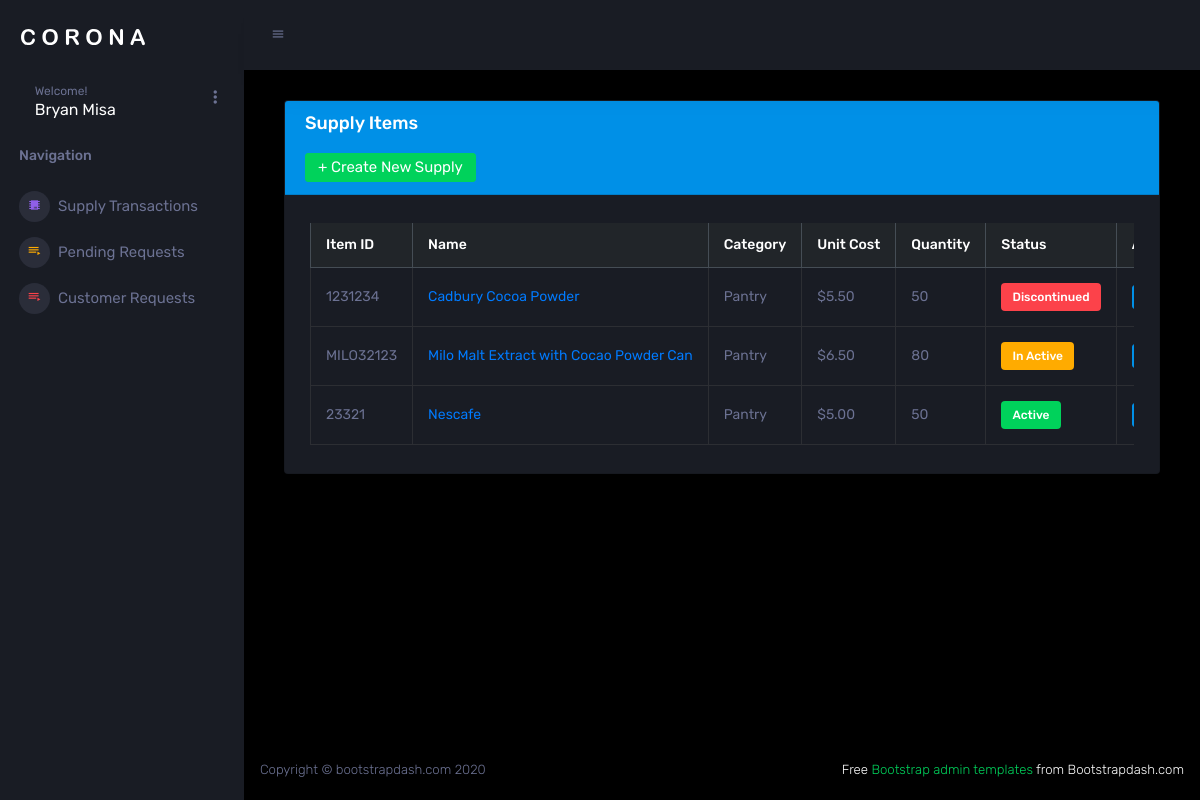
Before: /supplyitem/lists (signed in) with the older database file.
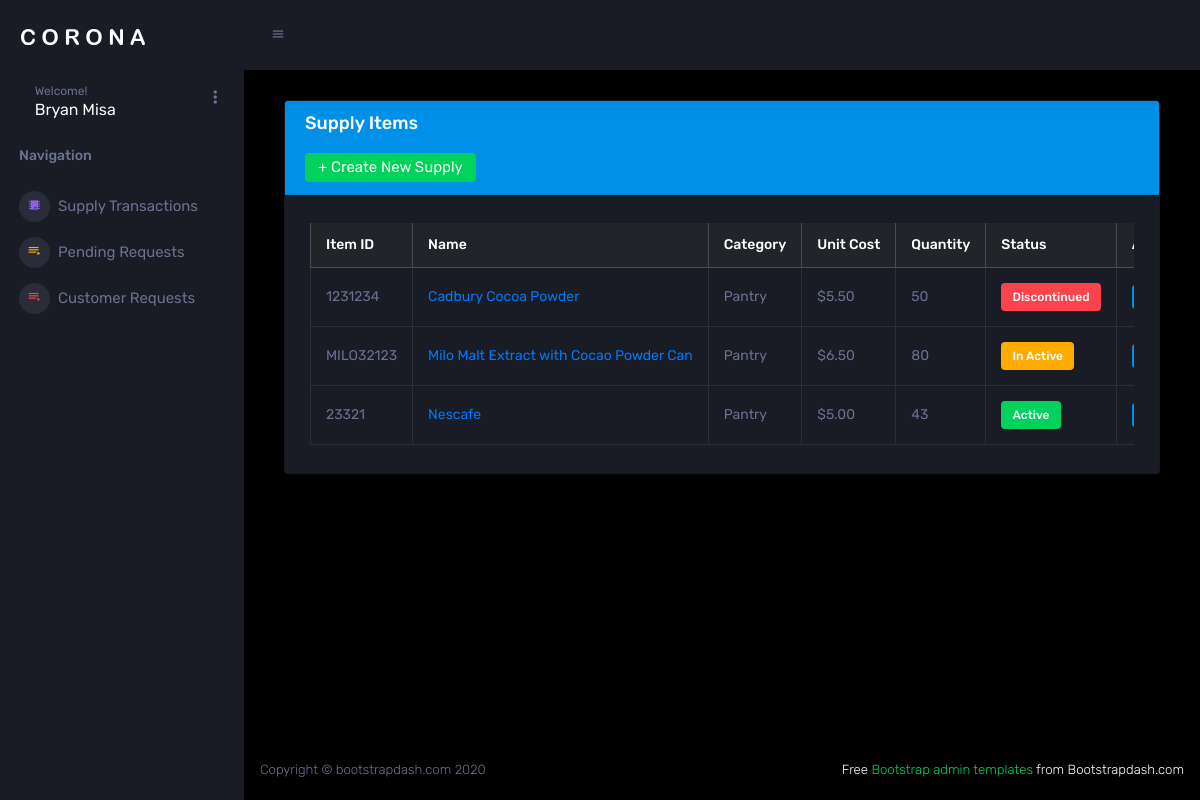
After: the same page with the newer database file.
### supply/models.py (models this page shows, shortened)
class SupplyItem(models.Model):
    STATUS_CHOICES = [
        ('ACTIVE', 'Active'),
        ('INACTIVE', 'Inactive'),
        ('DISCONTINUED', 'Discontinued'),
    ]
    item_id = models.CharField(max_length=100, unique=True)  # SKU or barcode
    name = models.CharField(max_length=255)
    quantity = models.PositiveIntegerField(default=0)
    description = models.TextField(blank=True, null=True)
    category = models.CharField(max_length=100)
    unit_of_measure = models.CharField(max_length=50)
    reorder_level = models.PositiveIntegerField(default=10)
    unit_cost = models.DecimalField(max_digits=10, decimal_places=2)
    status = models.CharField(max_length=20, choices=STATUS_CHOICES, default='active')
    supply_image = models.ImageField(upload_to='supply_images/', blank=True, null=True)
    lead_time_days = models.PositiveIntegerField(default=7)
    expiration_date = models.DateField(blank=True, null=True)
    date_added = models.DateTimeField(auto_now_add=True)
    last_updated = models.DateTimeField(auto_now=True)
    created_at = models.DateTimeField(auto_now_add=True)
    updated_at = models.DateTimeField(auto_now=True)
    class Meta:
        ordering = ['name']
        verbose_name = 'Supply Item'
        verbose_name_plural = 'Supply Items'

### supply/views.py (the view, shortened to what this page needs)
# urls.py: path('supplyitem/lists', SupplyItemListView.as_view(), name='supplyitem_list'),
class SupplyItemListView(LoginRequiredMixin, UserPassesTestMixin, PermissionRequiredMixin, ListView):
    permission_required = 'supply.view_supplyitem'
    model = SupplyItem
    template_name = 'supply/supplyitem_list.html'
    context_object_name = 'supply_items'
    def test_func(self):
        return self.request.user.user_type == 'supply_manager'
    def get_context_data(self, **kwargs):
        context = super().get_context_data(**kwargs)
        context['forms'] = {item.id: SupplyItemForm(instance=item) for item in self.get_queryset()}
        return context

### supply/templatetags/supply_tags.py (called while the page is built)
@register.filter
def get_item(dictionary, key):
    return dictionary.get(key)

### assets/templates/supply/supplyitem_list.html (shortened to what this page needs)
{% extends "base/base.html" %}
{% load supply_tags %}
{% block content %}
<div class="col-lg-12 grid-margin stretch-card">
    <div class="card shadow-lg">
        <div class="card-header bg-primary text-white">
            <h4 class="card-title">Supply Items</h4>
            <div class="text-right">
                <a class="btn btn-success float-left" href="{% url 'supply:create_supply_item' %}">+ Create New Supply</a>
            </div>
        </div>
        <div class="card-body">
            <div class="table-responsive">
                <table class="table table-hover table-bordered custom-hover">
                    <thead class="thead-dark">
                        <tr>
                            <th>Item ID</th>
                            <th>Name</th>
                            <th>Category</th>
                            <th>Unit Cost</th>
                            <th>Quantity</th>
                            <th>Status</th>
                            <th>Actions</th>
                        </tr>
                    </thead>
                    <tbody>
                        {% for item in supply_items %}
                        <tr>
                            <td>{{ item.item_id }}</td>
                            <td><a href="{% url "supply:supplyitem_detail" item.id %}">{{ item.name }}</a></td>
                            <td>{{ item.category }}</td>
                            <td>${{ item.unit_cost|floatformat:2 }}</td>
                             <td>{{ item.quantity }}</td>
                            <td>
                                {% if item.status == 'active' %}
                                    <span class="badge badge-success">Active</span>
                                {% elif item.status == 'inactive' %}
                                    <span class="badge badge-warning">In Active</span>
                                {% elif item.status == 'discontinued' %}
                                    <span class="badge badge-danger">Discontinued</span>
                                {% else %}
                                    <span class="badge badge-secondary">{{ item.status }}</span>
                                {% endif %}
                            </td>
                            <td>
                                <button
                                    class="btn btn-sm btn-primary"
                                    data-toggle="modal"
                                    data-target="#editModal{{ item.id }}">
                                </button>
                            </td>
                        </tr>
                        {% empty %}
                        <tr>
                            <td colspan="6" class="text-center text-muted">No supply items found.</td>
                        </tr>
                        {% endfor %}
                    </tbody>
                </table>
            </div>
        </div>
    </div>
</div>
{% endblock content %}

Changed rows visible on the page:
changed SupplyItem "Nescafe": quantity "50" → "43"
